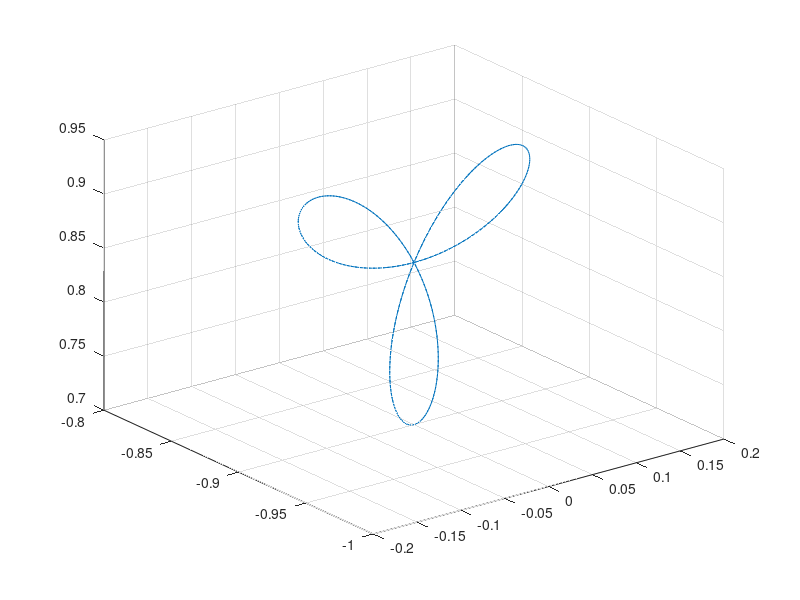

The MATLAB source for this figure: (Note: this script raises an error after producing the figure.)
%% SCRIPT_executeRose3
%
%
%
%
% Harrison Helmich 21 Mar 2022

clear;
close;
clc;

%% Define path in task space - Rose shape
r = 0.075;    % Radius will scale the size of the rose
% -> Position
f = @(s)[r*(2*sin(3*s)*cos(s)); -0.9*ones(size(s)); r*2*sin(3*s)*sin(s) + 0.85];
% -> "Velocity" (in quotes because f is not parameterized in time)
df = @(s)[r*(2*sin(3*s) + 2*cos(4*s)); zeros(size(s)); r*(4*sin(4*s) - 2*sin(2*s))];
% -> "Acceleration" (in quotes because f is not parameterized in time)
ddf = @(s)[r*(-4*sin(2*s) + 4*sin(4*s)); zeros(size(s)); r*(-4*cos(2*s) - 4*cos(4*s))];

n = 500;
tF = 30;                   % seconds
t = linspace(0,tF, n);
theta = 2*pi/tF*t;

%% Draw desired path in task space

X = zeros(3, n);
Xd = zeros(3, n);
Xdd = zeros(3, n);

for i = 1:n
    s = theta(i);
    % evaluate each pp func at s
    X(:,i)   = f(s);
    Xd(:,i)  = df(s);
    Xdd(:,i) = ddf(s);
end

% Plot task trajectory in 3D
% Shows the shape of the desired path
figure(1);
plot3(X(1,:),X(2,:),X(3,:)); % x y z
grid on;

%% Set Up
close;

% Set Up Robot
% Establish robot rigid body tree from ROS urdf and mesh stl's
robot = importrobot(fullfile(pwd, filesep, 'urdf', filesep, 'sia20.urdf'));
robot.DataFormat = 'row';
robot.Gravity = [0, 0, -9.81];

% Set Up Home Structure
% Create config structure with home joint angle and angle names
config = homeConfiguration(robot);
T_home = getTransform(robot, config, "tool0");
T_Rot = T_home(1:3,1:3);
% Change this here????
T_Rot = T_Rot*[1 0 0; 0 cos(-pi/2) -sin(-pi/2); 0 sin(-pi/2) cos(-pi/2)];
T_home(1:3, 1:3) = T_Rot;
% Show Home Position
figure(3); clf
show(robot, config);
axis auto;
view([60,10]);

% Set Up Inverse Kinematics Solver with Parameters
ik = inverseKinematics('RigidBodyTree', robot);
ik.SolverParameters.AllowRandomRestart = false;
% Weights
%   first three - weights on error in pose
%   second three - weights on error in task orientation xyz
weights = [0.5, 0.5, 0.5, 10, 10, 10];
initial = config;

%% Convert to joint space, check validity
close;
% Convert for joint angles and velocities
[q, qd] = siaTaskToJoint(config, weights, ik, T_home, X, Xd);
% Check for validity (with added tolerance)
qCheck = siaCheckLimits(q, 0.001, qd, 0.0001);

% Simulation visualization
% Robot moving at 8 different positions in trajectory
% Joints should look alright for each movement
figure(4);
set(gcf,'Visible','on');
for i = 1:4
    ax = show(robot, q(120*i - 119,:));
    ax.CameraPositionMode = 'auto';
    hold on;
    pause(0.5);
end

plot3(X(1,:), X(2,:), X(3,:), 'b', 'LineWidth', 2);
axis auto;
view([60,10]);
grid('minor');

figure(5);
p_q = plot(t, q, 'b');
title('Joint Angles for Rose Trajectory');
xlabel('time (s)');
ylabel('joint angles (rad)');

figure(7);
p_qd = plot(t, qd, 'b');
title('Joint Velocities for Rose Trajectory');
xlabel('time (s)');
ylabel('joint velocities (rad/s)');


%% Downsample
ts = timeseries([q qd], s_all);         
tf = 40;                                % how long robot will run
ds_rate = 0.1;                         
t_stream = 0:ds_rate:tf;        

tsout = resample(ts, t_stream);
q_ds = tsout.Data(:, 1:7);             % save smaller array of joint ang
dq_ds = tsout.Data(:, 8:end);         % save smaller array of joint vel

% plot downsampled/resampled joint space trajectories and velocities 
figure(6); clf
subplot(2,1,1)
plot(s_all, q, t_stream, q_ds, 'o') % CHECK JOINT ANGLE LIMITS
ylabel('joint angle (rad)');
xlabel('time (s)');
subplot(2,1,2)
plot(s_all, qd, t_stream, dq_ds, 'o') % CHECK JOINT RATE LIMITS
ylabel('joint vel (rad/s)');
xlabel('time (s)');

%%  ROS
close;
clc;

% Connect to master
rosinit
pause(0.5);
% Create publisher
js_pub = rospublisher('/joint_trajectory_MATLAB', 'IsLatching', false);
pause(0.5);
% Enable - Check for green light on pendant
enable_SIA20F

% Build message
msg = rosmessage(js_pub); % creates message of the correct message type
% names of SIA20F joints in ROS
jointNames = {'joint_s','joint_l','joint_e','joint_u',...
    'joint_r','joint_b','joint_t'}; 
msg.JointNames = jointNames; % append names to message

for ii = 1:1:numel(t) % make sure array bounds match
    msg.Points(ii) = rosmessage('trajectory_msgs/JointTrajectoryPoint');
    msg.Points(ii).Positions = q(ii,:);     % joint angles
    msg.Points(ii).Velocities = qd(ii,:);  % joint rates
    msg.Points(ii).TimeFromStart = rosduration(t(ii));
    ii
end

%% Send the message
send(js_pub, msg);

%% Shutdown
rosshutdown



